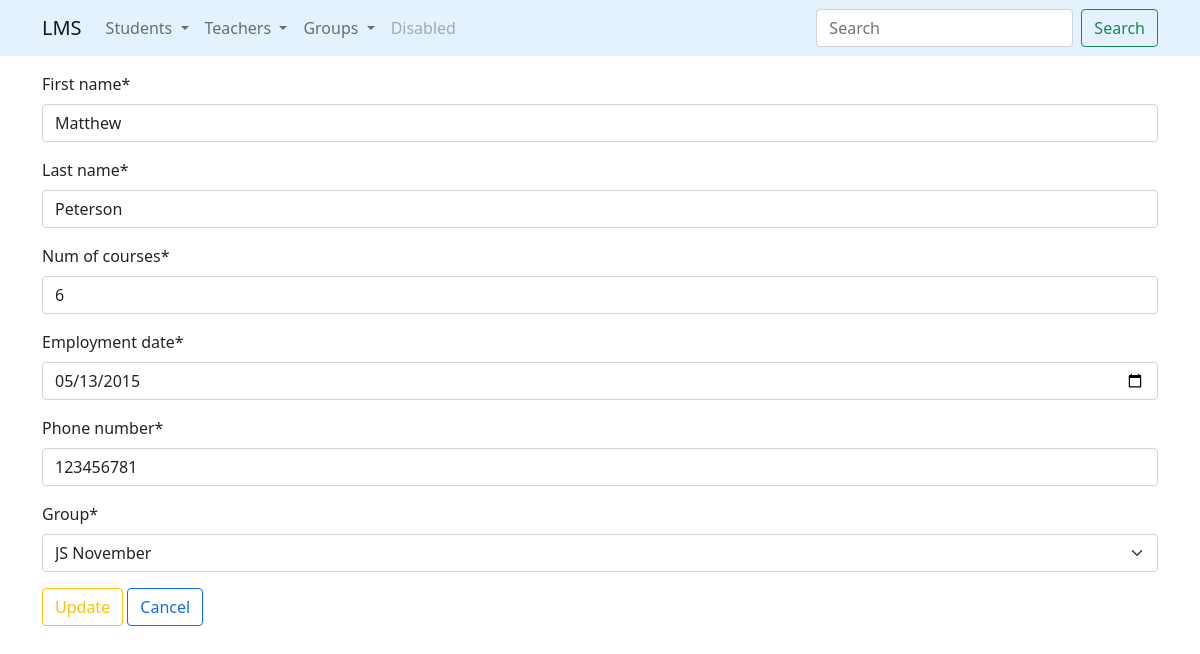
Page /teachers/update/2/ on the committed database.
### teachers/models.py (models this page shows, shortened)
class Teacher(models.Model):
    first_name = models.CharField(
        max_length=100,
        validators=[MinLengthValidator(2)]
    )
    last_name = models.CharField(
        max_length=100,
        validators=[MinLengthValidator(2)]
    )
    num_of_courses = models.IntegerField()
    employment_date = models.DateField(default=datetime.date.today)
    phone_number = models.CharField(
        max_length=20,
        default='',
        validators=[
            MinLengthValidator(7),
            unique_number_validator
        ]
    )
    group = models.ForeignKey(
        Group,
        on_delete=models.SET_NULL,
        null=True,
        related_name='teachers'
    )

### teachers/views.py (the view)
# urls.py: path('update/<int:pk>/', update_teacher, name='update'),
def update_teacher(request, pk):
    teacher = get_object_or_404(Teacher, id=pk)
    if request.method == 'GET':
        form = TeacherCreateForm(instance=teacher)
    elif request.method == 'POST':
        form = TeacherCreateForm(data=request.POST, instance=teacher)
        if form.is_valid():
            form.save()
            return HttpResponseRedirect(reverse('teachers:list'))
    return render(
        request=request,
        template_name='teachers/update.html',
        context={'form': form}
    )

### teachers/forms.py (shortened to what this page needs)
class TeacherCreateForm(forms.ModelForm):
    class Meta:
        model = Teacher
        fields = [
            'first_name',
            'last_name',
            'num_of_courses',
            'employment_date',
            'phone_number',
            'group'
        ]
        widgets = {
            'employment_date': forms.DateInput(attrs={'type': 'date'})
        }

### groups/models.py (called while the page is built)
    def __str__(self):
        return self.group_name

### teachers/templates/teachers/update.html (shortened to what this page needs)
{% extends 'base.html' %}
{% load crispy_forms_tags %}
{% block content %}
    <form method="post">
        {{ form | crispy }}
        <input class="btn btn-outline-warning" type="submit" value="Update">
        <a class="btn btn-outline-primary" href="{% url 'teachers:list' %}">Cancel</a>
    </form>
{% endblock %}

### rows in the picture
Teacher: first_name "Matthew", last_name "Peterson", num_of_courses "6", employment_date "05/13/2015", phone_number "123456781", group "JS November"
